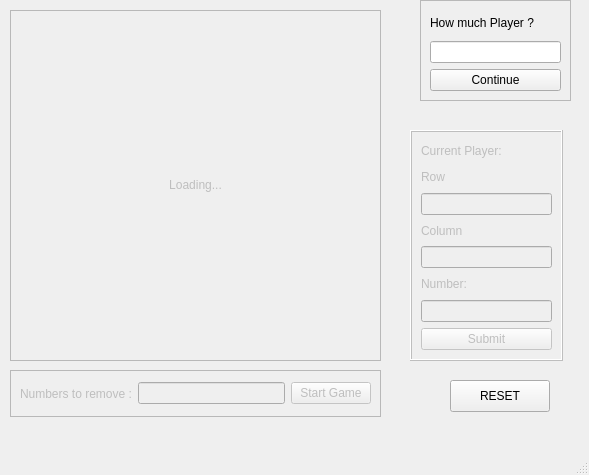
<?xml version="1.0" encoding="UTF-8"?>
<ui version="4.0">
 <class>MainWindow</class>
 <widget class="QMainWindow" name="MainWindow">
  <property name="geometry">
   <rect>
    <x>0</x>
    <y>0</y>
    <width>589</width>
    <height>475</height>
   </rect>
  </property>
  <property name="windowTitle">
   <string>Sudoku-Fun</string>
  </property>
  <widget class="QWidget" name="centralwidget">
   <widget class="QFrame" name="inputFrame">
    <property name="enabled">
     <bool>false</bool>
    </property>
    <property name="geometry">
     <rect>
      <x>410</x>
      <y>130</y>
      <width>153</width>
      <height>231</height>
     </rect>
    </property>
    <property name="frameShape">
     <enum>QFrame::Box</enum>
    </property>
    <property name="frameShadow">
     <enum>QFrame::Raised</enum>
    </property>
    <layout class="QVBoxLayout" name="verticalLayout">
     <item>
      <widget class="QLabel" name="playerLabel">
       <property name="text">
        <string>Current Player:</string>
       </property>
      </widget>
     </item>
     <item>
      <widget class="QLabel" name="rowLabel">
       <property name="text">
        <string>Row</string>
       </property>
       <property name="alignment">
        <set>Qt::AlignLeading|Qt::AlignLeft|Qt::AlignVCenter</set>
       </property>
      </widget>
     </item>
     <item>
      <widget class="QLineEdit" name="rowEdit"/>
     </item>
     <item>
      <widget class="QLabel" name="colLabel">
       <property name="text">
        <string>Column</string>
       </property>
      </widget>
     </item>
     <item>
      <widget class="QLineEdit" name="colEdit"/>
     </item>
     <item>
      <widget class="QLabel" name="numLabel">
       <property name="text">
        <string>Number:</string>
       </property>
      </widget>
     </item>
     <item>
      <widget class="QLineEdit" name="numEdit"/>
     </item>
     <item>
      <widget class="QPushButton" name="submitBtn">
       <property name="text">
        <string>Submit</string>
       </property>
      </widget>
     </item>
    </layout>
   </widget>
   <widget class="QFrame" name="gridFrame">
    <property name="enabled">
     <bool>false</bool>
    </property>
    <property name="geometry">
     <rect>
      <x>10</x>
      <y>10</y>
      <width>371</width>
      <height>351</height>
     </rect>
    </property>
    <property name="frameShape">
     <enum>QFrame::StyledPanel</enum>
    </property>
    <property name="frameShadow">
     <enum>QFrame::Raised</enum>
    </property>
    <widget class="QLabel" name="gridLabel">
     <property name="geometry">
      <rect>
       <x>10</x>
       <y>10</y>
       <width>351</width>
       <height>331</height>
      </rect>
     </property>
     <property name="text">
      <string>Loading...</string>
     </property>
     <property name="textFormat">
      <enum>Qt::RichText</enum>
     </property>
     <property name="alignment">
      <set>Qt::AlignCenter</set>
     </property>
    </widget>
   </widget>
   <widget class="QFrame" name="playerInFrame">
    <property name="geometry">
     <rect>
      <x>420</x>
      <y>0</y>
      <width>151</width>
      <height>101</height>
     </rect>
    </property>
    <property name="frameShape">
     <enum>QFrame::StyledPanel</enum>
    </property>
    <property name="frameShadow">
     <enum>QFrame::Raised</enum>
    </property>
    <layout class="QVBoxLayout" name="verticalLayout_2">
     <item>
      <widget class="QLabel" name="label">
       <property name="text">
        <string>How much Player ?</string>
       </property>
      </widget>
     </item>
     <item>
      <widget class="QLineEdit" name="playerInEdit"/>
     </item>
     <item>
      <widget class="QPushButton" name="playerInBtn">
       <property name="text">
        <string>Continue</string>
       </property>
      </widget>
     </item>
    </layout>
   </widget>
   <widget class="QFrame" name="frame">
    <property name="enabled">
     <bool>false</bool>
    </property>
    <property name="geometry">
     <rect>
      <x>10</x>
      <y>370</y>
      <width>371</width>
      <height>47</height>
     </rect>
    </property>
    <property name="frameShape">
     <enum>QFrame::StyledPanel</enum>
    </property>
    <property name="frameShadow">
     <enum>QFrame::Raised</enum>
    </property>
    <layout class="QHBoxLayout" name="horizontalLayout">
     <item>
      <widget class="QLabel" name="numToRemLabel">
       <property name="text">
        <string>Numbers to remove :</string>
       </property>
      </widget>
     </item>
     <item>
      <widget class="QLineEdit" name="numToRemEdit"/>
     </item>
     <item>
      <widget class="QPushButton" name="genBtn">
       <property name="text">
        <string>Start Game</string>
       </property>
       <property name="autoDefault">
        <bool>false</bool>
       </property>
      </widget>
     </item>
    </layout>
   </widget>
   <widget class="QPushButton" name="resetBtn">
    <property name="geometry">
     <rect>
      <x>450</x>
      <y>380</y>
      <width>100</width>
      <height>32</height>
     </rect>
    </property>
    <property name="text">
     <string>RESET</string>
    </property>
   </widget>
  </widget>
  <widget class="QMenuBar" name="menubar">
   <property name="geometry">
    <rect>
     <x>0</x>
     <y>0</y>
     <width>589</width>
     <height>22</height>
    </rect>
   </property>
  </widget>
  <widget class="QStatusBar" name="statusbar"/>
 </widget>
 <resources/>
 <connections>
  <connection>
   <sender>submitBtn</sender>
   <signal>clicked()</signal>
   <receiver>MainWindow</receiver>
   <slot>submit()</slot>
   <hints>
    <hint type="sourcelabel">
     <x>459</x>
     <y>364</y>
    </hint>
    <hint type="destinationlabel">
     <x>281</x>
     <y>395</y>
    </hint>
   </hints>
  </connection>
  <connection>
   <sender>genBtn</sender>
   <signal>clicked()</signal>
   <receiver>MainWindow</receiver>
   <slot>generate()</slot>
   <hints>
    <hint type="sourcelabel">
     <x>315</x>
     <y>414</y>
    </hint>
    <hint type="destinationlabel">
     <x>60</x>
     <y>367</y>
    </hint>
   </hints>
  </connection>
  <connection>
   <sender>playerInBtn</sender>
   <signal>clicked()</signal>
   <receiver>MainWindow</receiver>
   <slot>player()</slot>
   <hints>
    <hint type="sourcelabel">
     <x>485</x>
     <y>108</y>
    </hint>
    <hint type="destinationlabel">
     <x>481</x>
     <y>136</y>
    </hint>
   </hints>
  </connection>
  <connection>
   <sender>resetBtn</sender>
   <signal>clicked()</signal>
   <receiver>MainWindow</receiver>
   <slot>reset()</slot>
   <hints>
    <hint type="sourcelabel">
     <x>468</x>
     <y>420</y>
    </hint>
    <hint type="destinationlabel">
     <x>433</x>
     <y>419</y>
    </hint>
   </hints>
  </connection>
 </connections>
 <slots>
  <slot>submit()</slot>
  <slot>generate()</slot>
  <slot>player()</slot>
  <slot>reset()</slot>
 </slots>
</ui>
